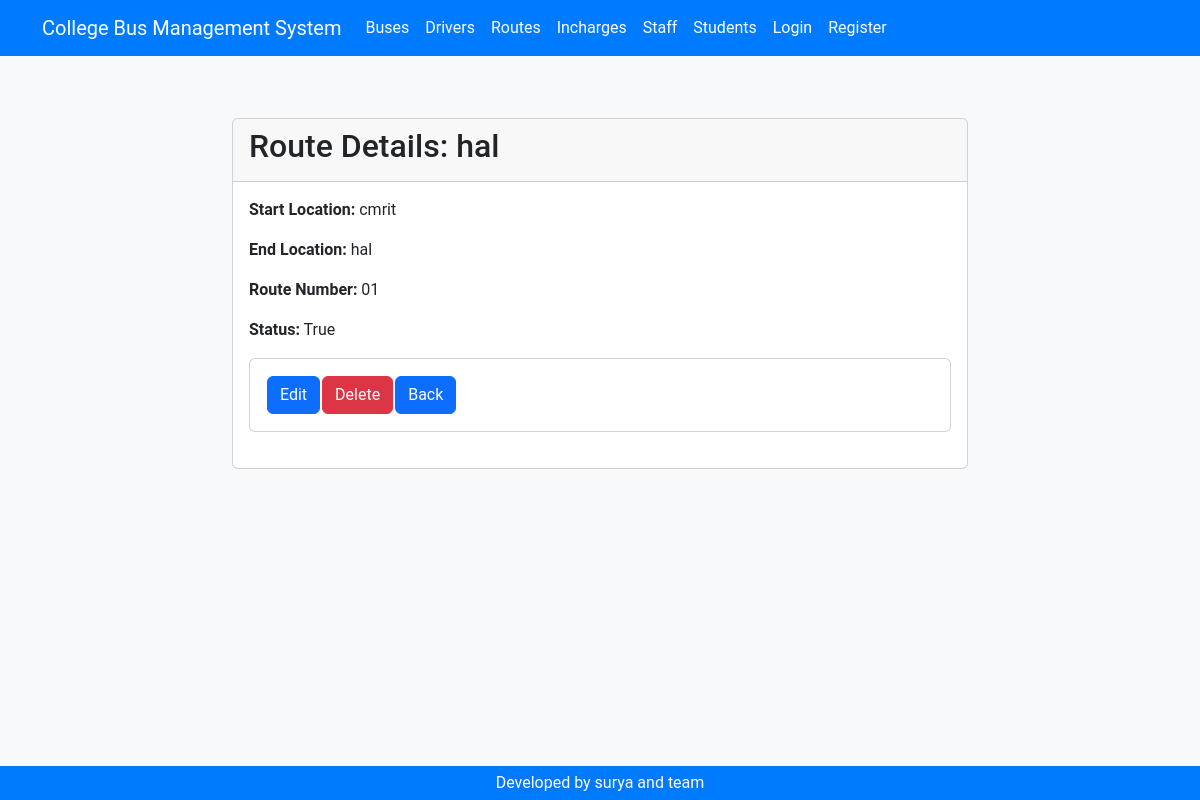
Screenshot of /routes/6/ with the database file from the repository.
### routes/models.py (models this page shows, shortened)
class Route(models.Model):
    route_name = models.CharField(max_length=100)
    start_location = models.CharField(max_length=100)
    end_location = models.CharField(max_length=100)
    route_number = models.CharField(max_length=10, unique=True)
    active = models.BooleanField(default=True)

### routes/views.py (the view)
# urls.py: path('<int:pk>/', views.route_detail, name='route_detail'),
def route_detail(request, pk):
    route = get_object_or_404(Route, pk=pk)
    return render(request, 'routes/route_detail.html', {'route': route})

### accounts/context_processors.py (called while the page is built)
def user_type(request):
    if request.user.is_authenticated:
        try:
            profile = Profile.objects.get(user=request.user)
            return {'user_type': profile.user_type}
        except Profile.DoesNotExist:
            return {'user_type': None}
    return {'user_type': None}

### templates/routes/route_detail.html (shortened to what this page needs)
{% load static %}
<!DOCTYPE html>
<html lang="en">
  <head>
    <link href="{% static 'css/bootstrap.min.css' %}" rel="stylesheet" />
    <link href="{% static 'css/styles.css' %}" rel="stylesheet" />
  </head>
  <body>
    {% include 'header.html' %}
    {% block content %}
      <div class="container mt-5">
        <div class="row justify-content-center">
          <div class="col-md-8">
            <div class="card">
              <div class="card-header">
                <h2>Route Details: {{ route.route_name }}</h2>
              </div>
              <div class="card-body">
                <p>
                  <strong>Start Location:</strong> {{ route.start_location }}
                </p>
                <p>
                  <strong>End Location:</strong> {{ route.end_location }}
                </p>
                <p>
                  <strong>Route Number:</strong> {{ route.route_number }}
                </p>
                <p>
                  <strong>Status:</strong> {{ route.active }}
                </p>
                <div class="card">
                  <div class="card-body text-center">
                    <table>
                      <tr>
                        <td>
                          <a class="btn btn-primary" href="{% url 'route_update' route.pk %}">Edit</a>
                        </td>
                        <td>
                          <form action="{% url 'route_delete' route.pk %}" method="post">
                            <input type="submit" value="Delete" class="btn btn-danger" />
                          </form>
                        </td>
                        <td>
                          <a href="javascript:history.go(-1);" class="btn btn-primary">Back</a>
                        </td>
                      </tr>
                    </table>
                  </div>
                </div>
              </div>
            </div>
          </div>
        </div>
      </div>
    {% endblock %}
    {% include 'footer.html' %}
  </body>
</html>

### static/css/styles.css (style rules this page uses)
body { background-color: #f8f9fa; font-family: 'Roboto', sans-serif; padding-top: 70px; }
.card { margin-bottom: 20px; }

### rows the page displays
Route: route_name "hal", start_location "cmrit", end_location "hal", route_number "01", active "True"
